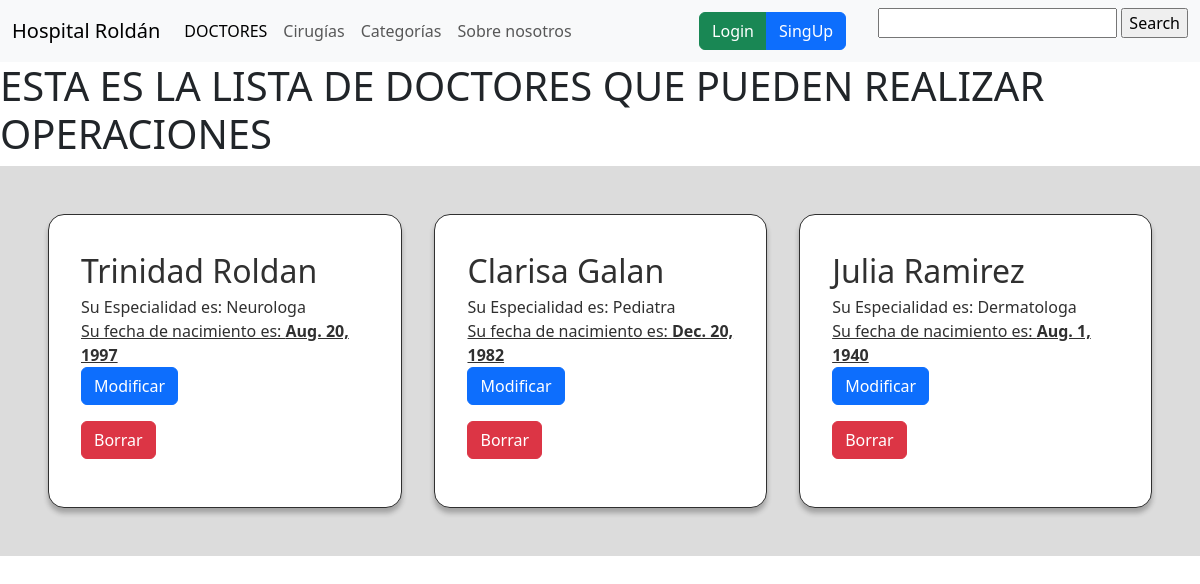
The page /doctors/list-doctors/ on the database its author committed.
### doctors/models.py (models this page shows, shortened)
class Doctors(models.Model):
    name = models.CharField(max_length=100)
    speciality = models.CharField(max_length=100)
    birth_date = models.DateField(null=False, max_length=50)

### doctors/views.py (the view)
# urls.py: path('list-doctors/', Doctors_list.as_view()),
class Doctors_list(ListView):
    model= Doctors
    template_name= 'doctors/list_doctors.html'
    form= DoctorsForm
    def get_queryset(self):
        query = self.request.GET.get('q')
        if query:
            object_list = self.model.objects.filter(name__icontains=query)
        else:
            object_list = self.model.objects.all()
        return object_list

### templates/doctors/list_doctors.html (shortened to what this page needs)
{% extends 'base.html' %}
{% block content %}
    <h1>ESTA ES LA LISTA DE DOCTORES QUE PUEDEN REALIZAR OPERACIONES</h1>
    <div style="background-color: gainsboro; display: grid; grid-template-columns: repeat(4, auto); padding: 2rem; justify-content: center;">
        {% for doctor in object_list %}
        <div style="background-color: white; border: 1px solid #303030; display: grid; grid-auto-flow: row; width: fit-content; padding: 2rem; margin: 1rem; border-radius: 1rem; box-shadow: 0px 5px 5px 0px rgba(30,30,30,0.3);
        -webkit-box-shadow: 0px 5px 5px 0px rgba(30,30,30,0.3);
        -moz-box-shadow: 0px 5px 5px 0px rgba(30,30,30,0.3);">
            <p style="margin: 0; font-size: 2rem; font-weight: 500; color: #303030;">{{doctor.name}}</p>
            <p style="margin: 0; font-size: 1rem; font-weight: 500; color: #303030;">Su Especialidad es: {{doctor.speciality}}</p>
            <p style="margin: 0; font-size: 1rem; font-weight: 400; color: #303030; text-decoration: underline;">Su fecha de nacimiento es: <strong>{{doctor.birth_date}}</strong></p>
            <p> <a href=" /doctors/doctor-update/{{doctor.id}}" class="btn btn-primary">Modificar</a> </p>
            <p> <a href=" /doctors/doctor-delete/{{doctor.pk}}" class="btn btn-danger">Borrar</a> </p>
        </div>
        {% endfor %}
    </div>
{% endblock %}

### rows shown on the page
Doctors: name "Trinidad Roldan", speciality "Neurologa", birth_date "Aug. 20, 1997"
Doctors: name "Clarisa Galan", speciality "Pediatra", birth_date "Dec. 20, 1982"
Doctors: name "Julia Ramirez", speciality "Dermatologa", birth_date "Aug. 1, 1940"
